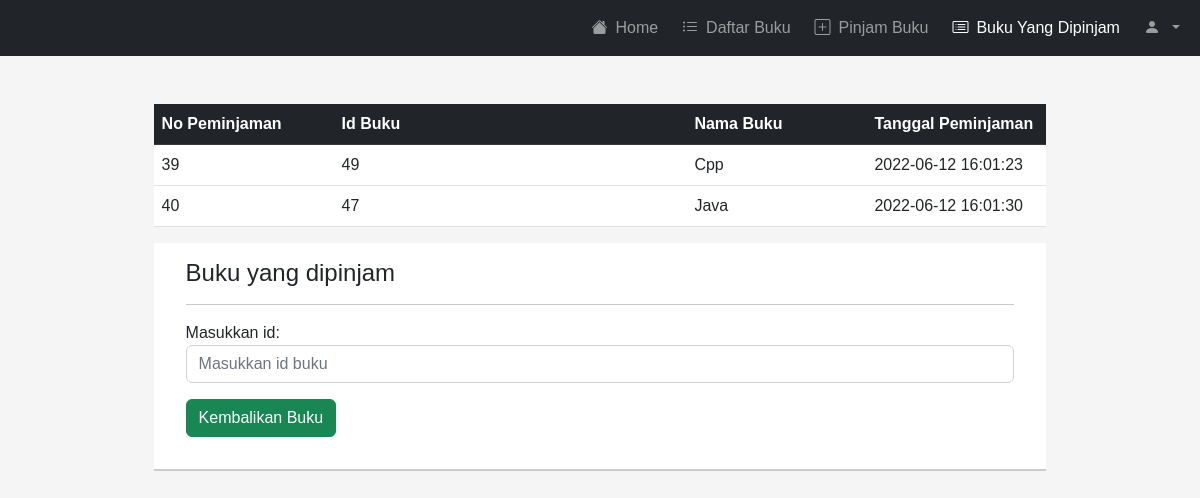
Before: /bukudipinjam.php (signed in) with the older database file.
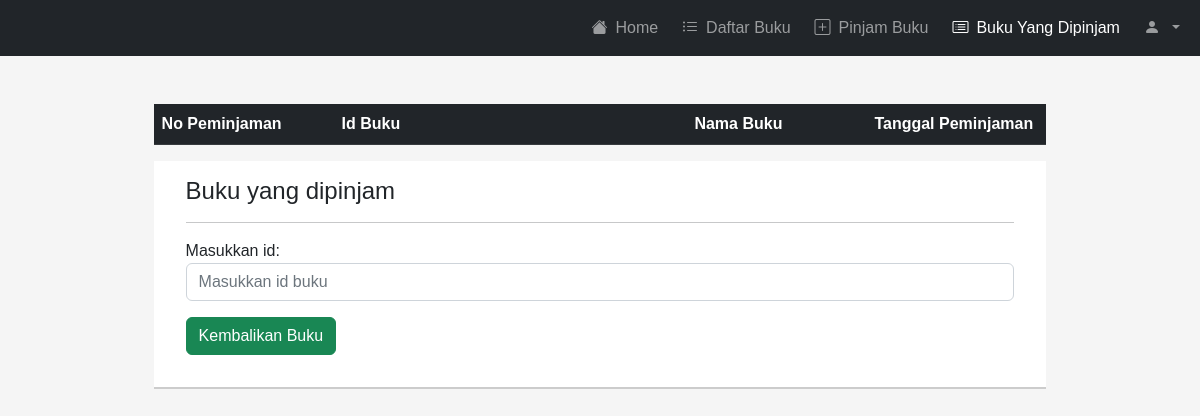
After: the same page with the newer database file.
### tables this page shows
CREATE TABLE `buku_dipinjam` (
  `id` int(11) NOT NULL,
  `id_user` int(11) NOT NULL,
  `id_buku` int(11) NOT NULL,
  `nama_buku` varchar(255) NOT NULL,
  `tanggal_pinjam` timestamp NOT NULL DEFAULT current_timestamp()
);

### bukudipinjam.php (the view, shortened to what this page needs)
<!DOCTYPE html>
<html>
<head>
  <link rel="stylesheet" type="text/css" href="style.css">
	<link rel="stylesheet" href="	https://cdn.jsdelivr.net/npm/bootstrap@5.2.0-beta1/dist/css/bootstrap.min.css">
	<link rel="stylesheet" href="https://cdn.jsdelivr.net/npm/bootstrap-icons@1.8.3/font/bootstrap-icons.css">
</head>
<body>
<nav class="navbar navbar-expand-lg navbar-dark bg-dark">
  <div class="container-fluid">
      <ul class="navbar-nav ms-md-auto gap-2">
        <li class="nav-item rounded">
          <a class="nav-link" aria-current="page" href="beranda.php"><i class="bi bi-house-fill me-2"></i>Home</a>
        </li>
				<li class="nav-item rounded">
          <a class="nav-link" href="daftarbuku.php"><i class="bi bi-list-ul me-2"></i>Daftar Buku</a>
        </li>
				<?php
					if($_SESSION['level'] == 'user'){
					?>
					<li class="nav-item rounded">
        	  <a class="nav-link" href="pinjambuku.php"><i class="bi bi-plus-square me-2"></i>Pinjam Buku</a>
        	</li>
					<li class="nav-item rounded">
        	  <a class="nav-link active" href="bukudipinjam.php"><i class="bi bi-card-list me-2"></i>Buku Yang Dipinjam</a>
        	</li>
				<?php
					}
				?>
        <li class="nav-item dropdown rounded">
          <a class="nav-link dropdown-toggle" href="#" id="navbarDropdown" role="button" data-bs-toggle="dropdown" aria-expanded="false"><i class="bi bi-person-fill me-2"></i></a>
        </li>
      </ul>
    </div>
</nav>
<div class="container">
		<form action="kembalikan_buku.php" method="GET">
		<?php
		include "koneksi.php";
		$username = $_SESSION['username'];
		$userr = mysqli_query($conn, "SELECT * FROM akun WHERE username = '$username'");
		$data_user = mysqli_fetch_array($userr);
		$id_user = $data_user['id'];
		  $sql=mysqli_query($conn, "SELECT * FROM buku_dipinjam WHERE id_user = '$id_user'");
		  echo '
		  <table class="table table-buku mt-5 align-middle">
		  <thead class="table-dark">
		  	<tr>
		  		<th>No Peminjaman</th>
		  		<th>Id Buku</th>
		  		<th>Nama Buku</th>
		  		<th>Tanggal Peminjaman</th>
		  	</tr>
		  </thead>
		  <tbody>';
		  while ($row = mysqli_fetch_array($sql))
			{
				echo '<tr>
						<td>'.$row['id'].'</td>
						<td>'.$row['id_buku'].'</td>
						<td>'.$row['nama_buku'].'</td>
						<td>'.$row['tanggal_pinjam'].'</td>
					</tr>';
			}
			echo '
				</tbody>
		  </table>
		  '
		 ?>
    <div class="div-center2">
       <h4>Buku yang dipinjam</h4>
       <hr />
         <div class="form-group">
           <label for="id_buku">Masukkan id:</label>
           <input type="text" class="form-control mb-3" name="id_buku" placeholder="Masukkan id buku">
         </div>
         <button type="submit" class="btn btn-success mb-3" name="submit" onclick="return confirm('Apa anda yakin ingin mengembalikan?');">Kembalikan Buku</button>
       </form>
    </div>
</body>
</html>

Changed rows visible on the page:
removed buku_dipinjam: id "39", id_buku "49", nama_buku "Cpp", tanggal_pinjam "2022-06-12 16:01:23"
removed buku_dipinjam: id "40", id_buku "47", nama_buku "Java", tanggal_pinjam "2022-06-12 16:01:30"
